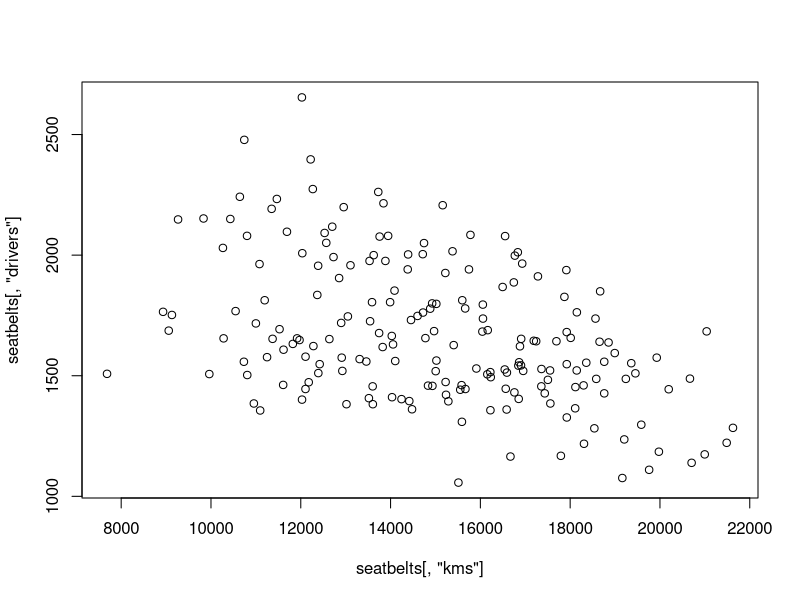
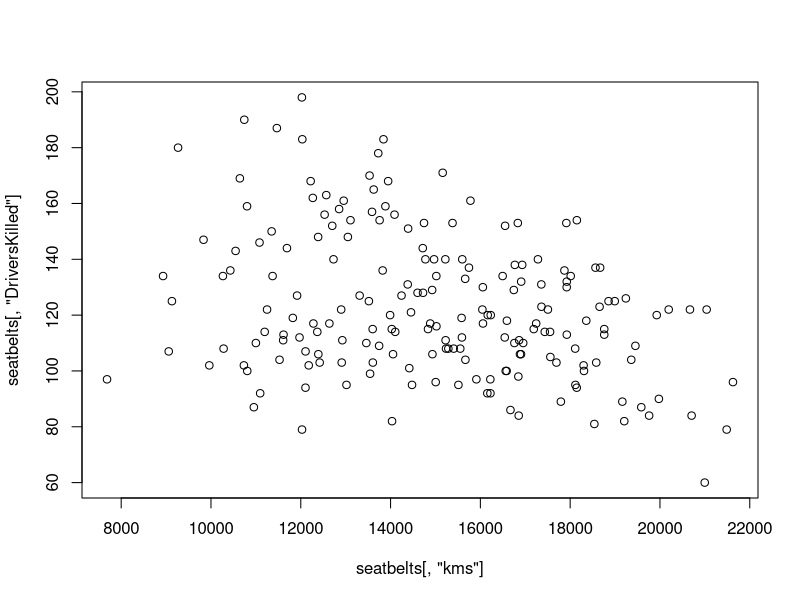
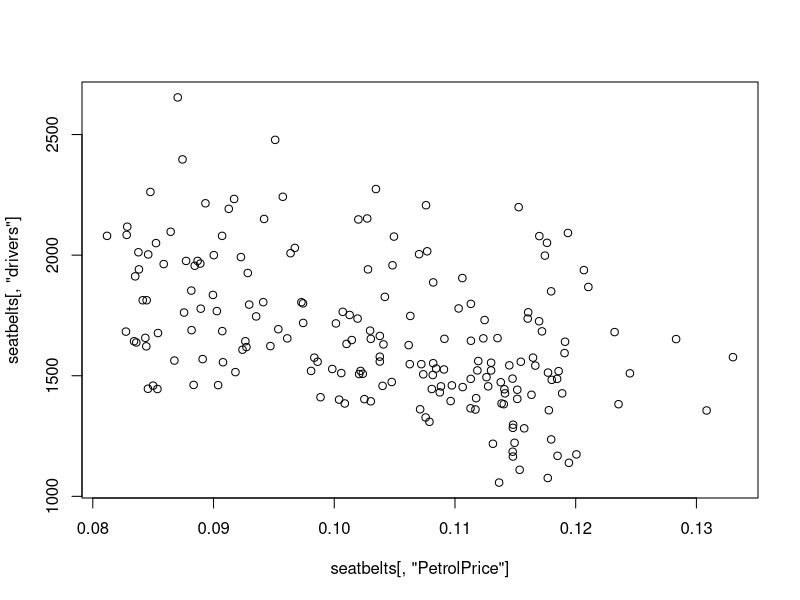
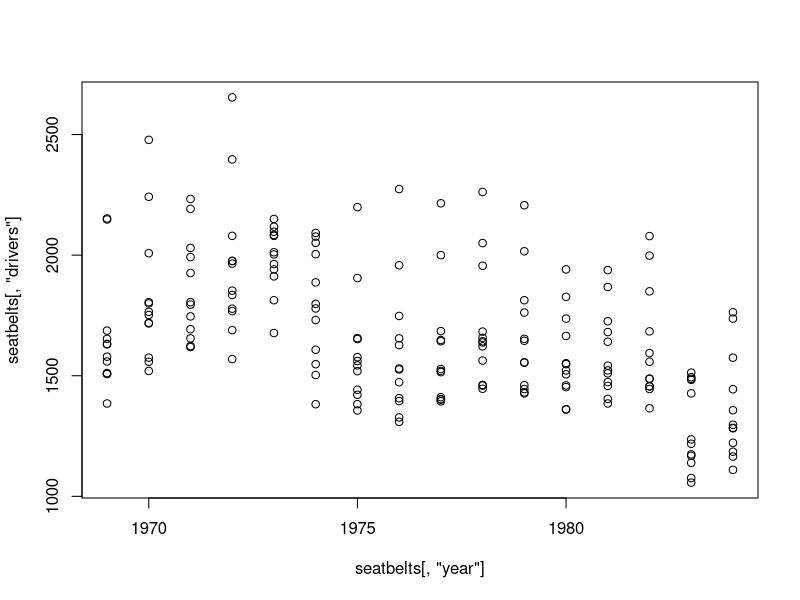
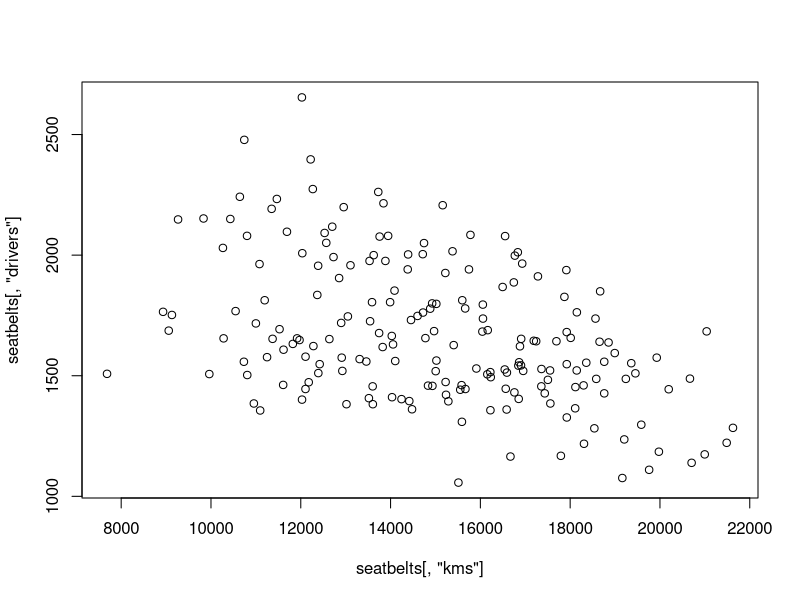
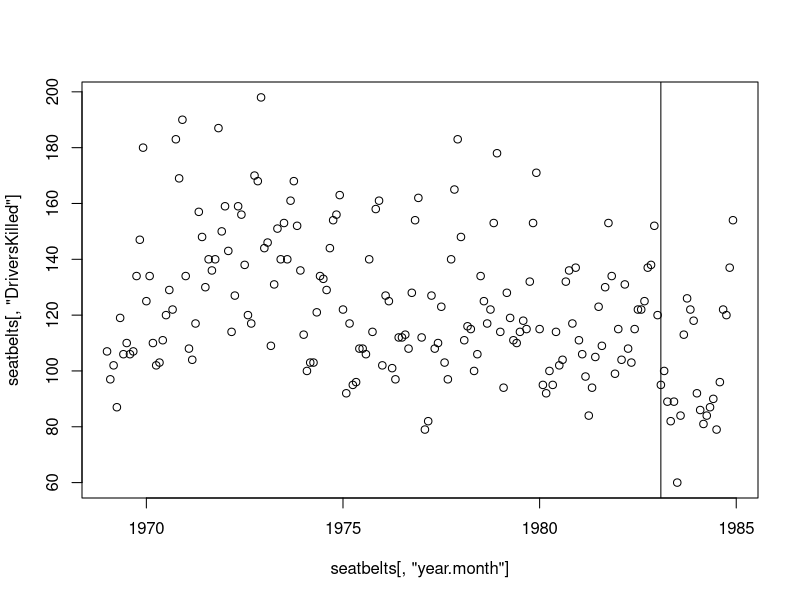

Recreate these plots in R, in order. (Note: this script raises an error after producing the figures.)

seatbelts <- read.csv("seatbelts.csv")
head(seatbelts)

dim(seatbelts)
colnames(seatbelts)
summary(seatbelts)
class(seatbelts)
nrow(seatbelts)

mean(seatbelts[,"DriversKilled"])

mean(seatbelts[ seatbelts[,"year"]>=1969 & seatbelts[,"year"]<=1970 , "DriversKilled"])

by(seatbelts[, "DriversKilled"], seatbelts[,"year"], mean)

colnames(seatbelts)

head(seatbelts)

plot(seatbelts[,"kms"], seatbelts[,"drivers"])


by(seatbelts[, "DriversKilled"], seatbelts[,"year"], mean)

mean(seatbelts[ seatbelts[,"year"]==1970, "DriversKilled"])
# 133.1667
mean(seatbelts[ seatbelts[,"year"]==1978, "DriversKilled"])
# 127.0833
mean(seatbelts[ seatbelts[,"year"]==1972, "rear"])
# 439.4167
mean(seatbelts[ seatbelts[,"year"]==1980, "rear"])
# 368.4167

(seatbelts$DriversKilled+seatbelts$VanKilled)

plot(seatbelts[,"kms"], seatbelts[,"DriversKilled"])
plot(seatbelts[,"PetrolPrice"], seatbelts[,"drivers"])

plot(seatbelts[,"year"], seatbelts[,"drivers"])

seatbeltcol <- colnames(seatbelts)
abline()

plot(seatbelts[,"kms"], seatbelts[,"drivers"])

seatbelts[,"law"]

head(seatbelts)

max(seatbelts[Seatbelts[,"law"]==0 ,"year.month"])
min(seatbelts[Seatbelts[,"law"]==1 ,"year.month"])
plot(seatbelts[,"year.month"],seatbelts[,"DriversKilled"])
abline(v="1983.083")


mean(seatbelts[Seatbelts[,"law"]==1 ,"DriversKilled"])
mean(seatbelts[Seatbelts[,"law"]==0 ,"DriversKilled"])

mean(seatbelts[Seatbelts[,"year"] ,"DriversKilled"])

plot(unique(seatbelts[,"year"]),mean(seatbelts[,"DriversKilled"]))

aggByYear <- aggregate(seatbelts$DriversKilled, by=list(seatbelts$year), FUN=mean)
plot(aggByYear$Group.1,aggByYear$x)
abline(v="1983")



install.packages("rmarkdown")